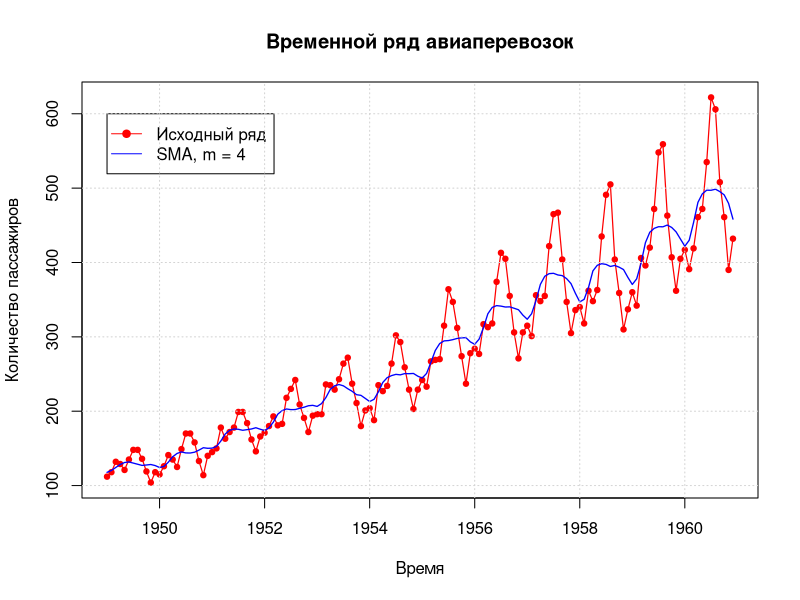
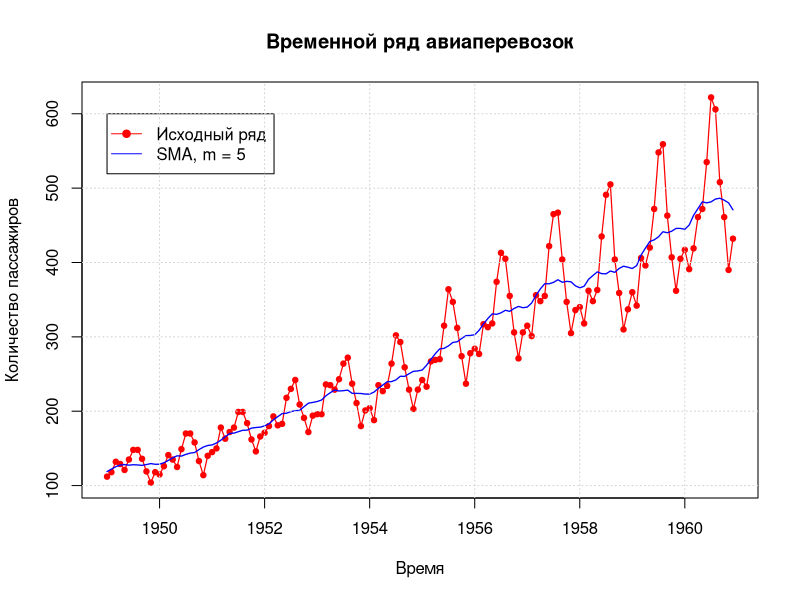
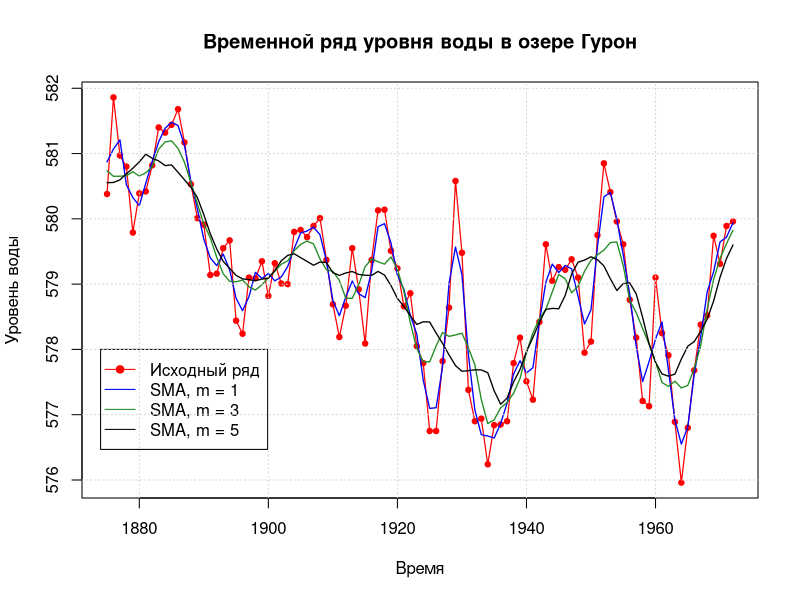
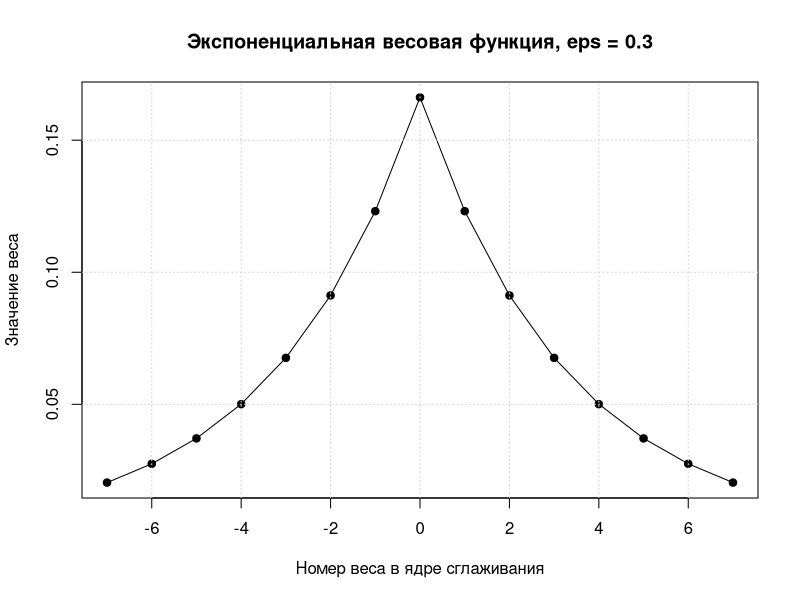
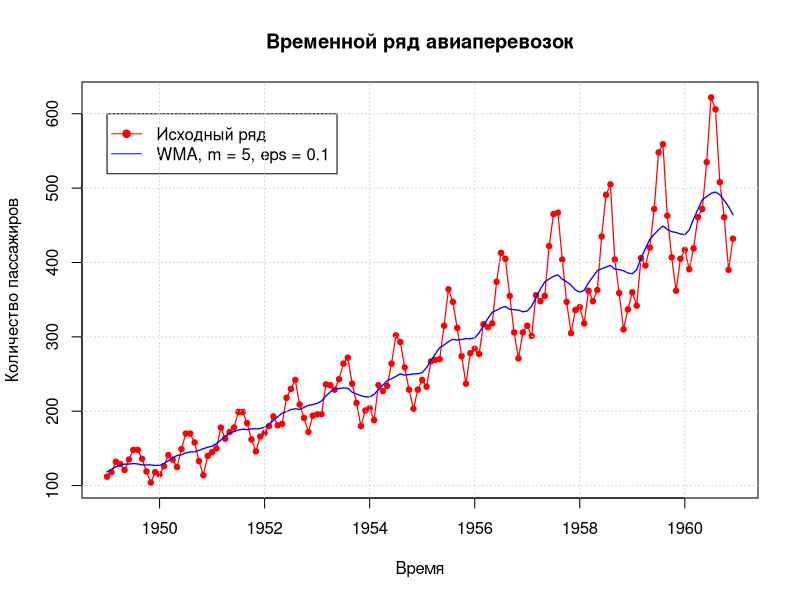
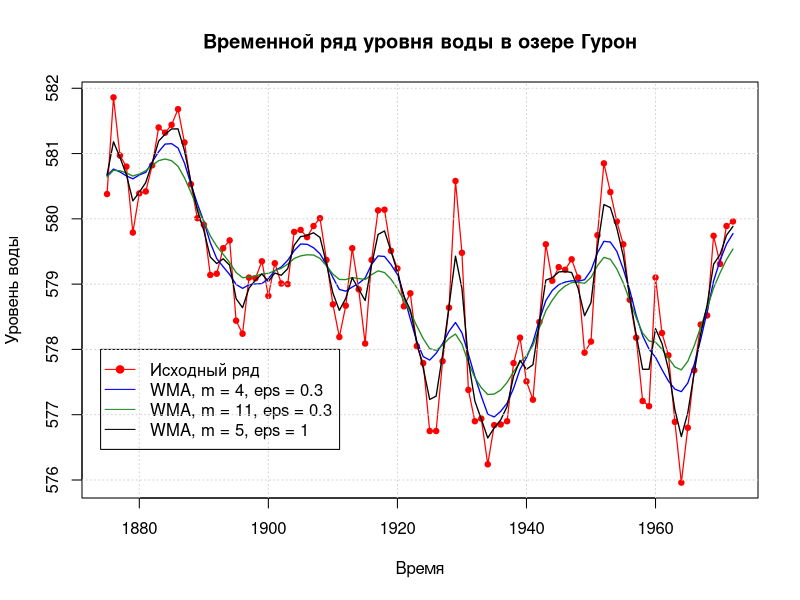
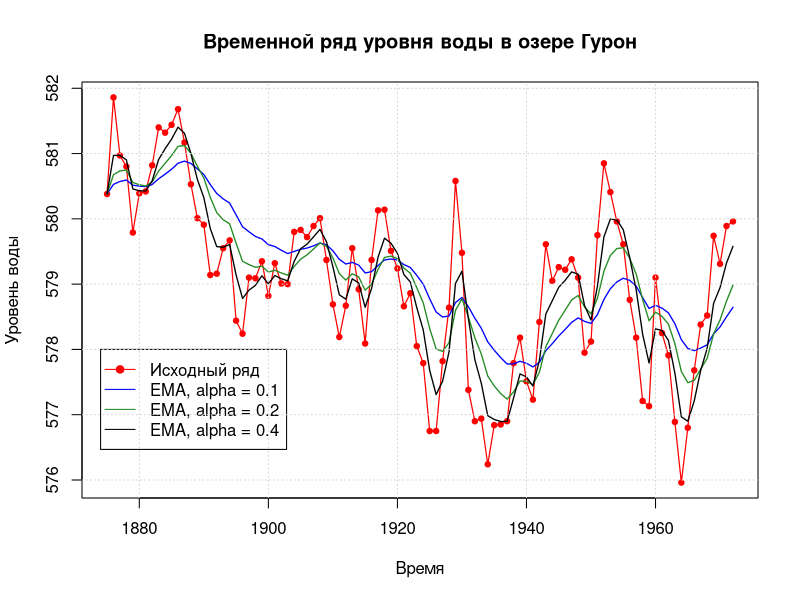
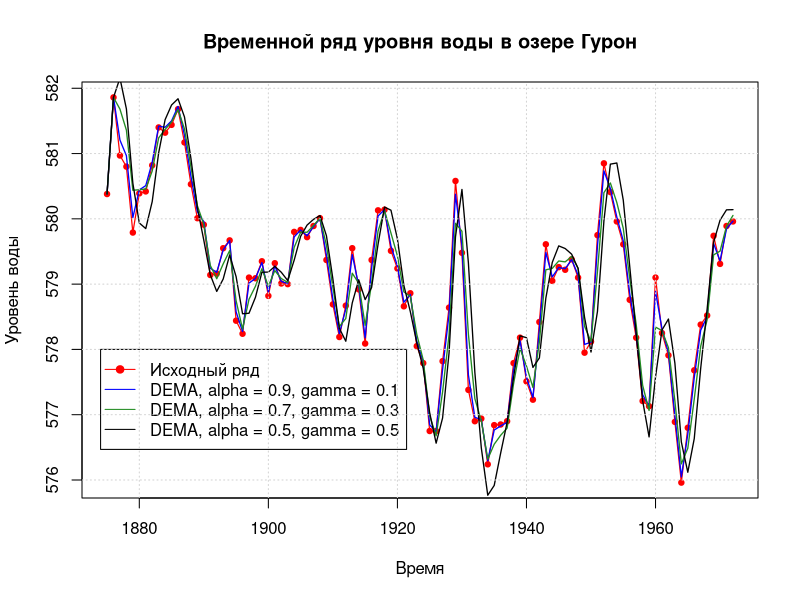

Recreate these plots in R, in order.
## ---- chunk 1
knitr::opts_chunk$set(echo = FALSE, dev="cairo_pdf", dpi = 500, out.width="60%", fig.align='center')
library(dplyr)
library(stringr)
library(ggplot2)
library(GGally)
## ---- chunk 2
SMA <- function(series, width=3, weights=NA) {
  if (width < 0) {
    width <- 1
  }
  
  if (width %% 2 == 0) {
    width <- width + 1
  }
  
  if (any(is.na(weights))) {
    weights <- rep(1/width, width)
  }
  
  n <- length(series)
  new_data <- numeric(length = n - width + 1)
  for (i in (1 + (width - 1) / 2):(n - (width - 1) / 2)) {
    new_data[i - (width - 1) / 2] <- sum(series[(i - (width - 1) / 2):(i + (width - 1) / 2)] * weights)
  }
  return(new_data)
}
## ---- chunk 3
SMA_smooth <- function(data_frame, col, w = 3, pad = 1, weights = NA, name="WMA") {
  if (w > nrow(data_frame)) {
    cat("\nwindow size greater than number of values, window size set to maximum_possible")
    w <- nrow(data_frame)
  }
  
  if (pad < 0) {
    pad <- 0
  }
  
  if (pad > floor(w/2)) {
    pad <- floor(w/2)
  }
  
  if (any(is.na(weights))) {
    name <- "SMA"
  }
  
  padded_ts <- data_frame[, col]
  padded_ts <- c(rep(padded_ts[1], pad), 
                 padded_ts, 
                 rep(padded_ts[nrow(data_frame)], pad))
  
  smoothed_ts <- SMA(padded_ts, w, weights)
  data_frame[, paste0(col, "_smoothed_", name)] <- smoothed_ts
  return(data_frame)
}
## ---- chunk 4
df <- data.frame(time = as.numeric(time(AirPassengers)), flights = as.numeric(AirPassengers))
df <- SMA_smooth(df, "flights", 9, 4)

plot(df$time, df$flights, type = "o", pch = 19, col = "red", cex = I(0.7), lwd = I(1.2), 
     main = "Временной ряд авиаперевозок",
     xlab = "Время",
     ylab = "Количество пассажиров")
lines(df$time, df$flights_smoothed_SMA, col = "blue", lwd = I(1.3))
legend(x = 1949, y = 600, 
       legend = c("Исходный ряд", "SMA, m = 4"),
       col = c("red", "blue"),
       pch = c(19, -1),
       lty = c(1, 1))
grid()
## ---- chunk 5
df <- data.frame(time = as.numeric(time(AirPassengers)), flights = as.numeric(AirPassengers))
df <- SMA_smooth(df, "flights", 11, 5)

plot(df$time, df$flights, type = "o", pch = 19, col = "red", cex = I(0.7), lwd = I(1.2), 
     main = "Временной ряд авиаперевозок",
     xlab = "Время",
     ylab = "Количество пассажиров")
lines(df$time, df$flights_smoothed_SMA, col = "blue", lwd = I(1.3))
legend(x = 1949, y = 600, 
       legend = c("Исходный ряд", "SMA, m = 5"),
       col = c("red", "blue"),
       pch = c(19, -1),
       lty = c(1, 1))
grid()
## ---- chunk 6
df_huron <- data.frame(time = as.numeric(time(LakeHuron)), height = as.numeric(LakeHuron))

plot(df_huron$time, df_huron$height, type = "o", pch = 19, col = "red", cex = I(0.7), lwd = I(1.2), 
     main = "Временной ряд уровня воды в озере Гурон",
     xlab = "Время",
     ylab = "Уровень воды")
df_huron <- SMA_smooth(df_huron, "height", 3, 1)
lines(df_huron$time, df_huron$height_smoothed_SMA, col = "blue", lwd = I(1.3))
df_huron <- SMA_smooth(df_huron, "height", 7, 3)
lines(df_huron$time, df_huron$height_smoothed_SMA, col = "forestgreen", lwd = I(1.3))
df_huron <- SMA_smooth(df_huron, "height", 11, 5)
lines(df_huron$time, df_huron$height_smoothed_SMA, col = "black", lwd = I(1.3))
legend(x = 1874, y = 578, 
       legend = c("Исходный ряд", "SMA, m = 1", "SMA, m = 3", "SMA, m = 5"),
       col = c("red", "blue", "forestgreen", "black"),
       pch = c(19, -1, -1, -1),
       lty = c(1, 1, 1, 1))
grid()
## ---- chunk 7
exponential_weights <- function(eps, w) {
  weights <- eps * exp(-eps * abs(-((w-1)/2):((w-1)/2)))
  return(weights / sum(weights))
}
## ---- chunk 8
plot(x = -7:7, y = exponential_weights(0.3, w = 15), type ="o", pch = 19, 
     main = "Экспоненциальная весовая функция, eps = 0.3",
     xlab = "Номер веса в ядре сглаживания",
     ylab = "Значение веса")
grid()
## ---- chunk 9
df <- SMA_smooth(df, "flights", 11, 5, weights=exponential_weights(0.1, 11))

plot(df$time, df$flights, type = "o", pch = 19, col = "red", cex = I(0.7), lwd = I(1.2), 
     main = "Временной ряд авиаперевозок",
     xlab = "Время",
     ylab = "Количество пассажиров")
lines(df$time, df$flights_smoothed_WMA, col = "blue", lwd = I(1.3))
legend(x = 1949, y = 600, 
       legend = c("Исходный ряд", "WMA, m = 5, eps = 0.1"),
       col = c("red", "blue"),
       pch = c(19, -1, -1),
       lty = c(1, 1, 1))
grid()
## ---- chunk 10
df_huron <- data.frame(time = as.numeric(time(LakeHuron)), height = as.numeric(LakeHuron))

plot(df_huron$time, df_huron$height, type = "o", pch = 19, col = "red", cex = I(0.7), lwd = I(1.2), 
     main = "Временной ряд уровня воды в озере Гурон",
     xlab = "Время",
     ylab = "Уровень воды")
df_huron <- SMA_smooth(df_huron, "height", 9, 4, exponential_weights(eps=0.3, 9))
lines(df_huron$time, df_huron$height_smoothed_WMA, col = "blue", lwd = I(1.3))
df_huron <- SMA_smooth(df_huron, "height", 21, 11, exponential_weights(eps=0.3, 21))
lines(df_huron$time, df_huron$height_smoothed_WMA, col = "forestgreen", lwd = I(1.3))
df_huron <- SMA_smooth(df_huron, "height", 11, 5, exponential_weights(eps=1, 11))
lines(df_huron$time, df_huron$height_smoothed_WMA, col = "black", lwd = I(1.3))
legend(x = 1874, y = 578, 
       legend = c("Исходный ряд", 
                  "WMA, m = 4, eps = 0.3",
                  "WMA, m = 11, eps = 0.3",
                  "WMA, m = 5, eps = 1"),
       col = c("red", 
               "blue",
               "forestgreen",
               "black"),
       pch = c(19, -1, -1, -1),
       lty = c(1, 1, 1, 1))
grid()
## ---- chunk 11
EMA <- function(data_frame, col, alpha = 0.1) {
  ts <- data_frame[, col]
  for (i in 2:length(ts)) {
    ts[i] = ts[i - 1] + alpha * (ts[i] - ts[i - 1])
  }
  data_frame[, paste0(col, "_smoothed_EXP")] <- ts
  return(data_frame)
}
## ---- chunk 12
df_huron <- data.frame(time = as.numeric(time(LakeHuron)), height = as.numeric(LakeHuron))

plot(df_huron$time, df_huron$height, type = "o", pch = 19, col = "red", cex = I(0.7), lwd = I(1.2), 
     main = "Временной ряд уровня воды в озере Гурон",
     xlab = "Время",
     ylab = "Уровень воды")
df_huron <- EMA(df_huron, "height", 0.1)
lines(df_huron$time, df_huron$height_smoothed_EXP, col = "blue", lwd = I(1.3))
df_huron <- EMA(df_huron, "height", 0.2)
lines(df_huron$time, df_huron$height_smoothed_EXP, col = "forestgreen", lwd = I(1.3))
df_huron <- EMA(df_huron, "height", 0.4)
lines(df_huron$time, df_huron$height_smoothed_EXP, col = "black", lwd = I(1.3))
legend(x = 1874, y = 578, 
       legend = c("Исходный ряд", 
                  "EMA, alpha = 0.1",
                  "EMA, alpha = 0.2",
                  "EMA, alpha = 0.4"),
       col = c("red", 
               "blue",
               "forestgreen",
               "black"),
       pch = c(19, -1, -1, -1),
       lty = c(1, 1, 1, 1))
grid()
## ---- chunk 13
DEMA <- function(data_frame, col, alpha=0.1, gamma=0.1) {
  ts <- data_frame[, col]
  S <- numeric(length(ts))
  b <- numeric(length(ts))
  S[1] <- ts[1]
  b[1] <- ts[2] - ts[1]
  for (i in 2:length(ts)) {
    S[i] <- alpha * ts[i] + (1 - alpha) * (S[i - 1] + b[i - 1])
    b[i] <- gamma * (S[i] - S[i - 1]) + (1 - gamma) * b[i - 1]
  }
  data_frame[, paste0(col, "_smoothed_DEMA")] <- S
  return(data_frame)
}
## ---- chunk 14
df <- DEMA(data_frame = df, col = "flights", alpha = 0.1, gamma = 0.9)


df_huron <- data.frame(time = as.numeric(time(LakeHuron)), height = as.numeric(LakeHuron))

plot(df_huron$time, df_huron$height, type = "o", pch = 19, col = "red", cex = I(0.7), lwd = I(1.2), 
     main = "Временной ряд уровня воды в озере Гурон",
     xlab = "Время",
     ylab = "Уровень воды")
df_huron <- DEMA(df_huron, "height", 0.9, 0.1)
lines(df_huron$time, df_huron$height_smoothed_DEMA, col = "blue", lwd = I(1.3))
df_huron <- DEMA(df_huron, "height", 0.7, 0.3)
lines(df_huron$time, df_huron$height_smoothed_DEMA, col = "forestgreen", lwd = I(1.3))
df_huron <- DEMA(df_huron, "height", 0.5, 0.9)
lines(df_huron$time, df_huron$height_smoothed_DEMA, col = "black", lwd = I(1.3))
legend(x = 1874, y = 578, 
       legend = c("Исходный ряд", 
                  "DEMA, alpha = 0.9, gamma = 0.1",
                  "DEMA, alpha = 0.7, gamma = 0.3",
                  "DEMA, alpha = 0.5, gamma = 0.5"),
       col = c("red", 
               "blue",
               "forestgreen",
               "black"),
       pch = c(19, -1, -1, -1),
       lty = c(1, 1, 1, 1))
grid()
## ---- chunk 15
Box.test(x = df$flights - df$flights_smoothed_DEMA, lag = 5, type = "Ljung-Box")
